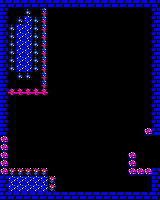

This game map was drawn from its Tiled (.tmx) file and the tilesets committed beside it. A one-line description and the full map source follow:
An orthogonal 20x25 tile map with 8x8 px tiles, 1 tile layer (Capa de Patrones 1).

<map version="1.2" tiledversion="1.2.4" orientation="orthogonal" renderorder="right-down" width="20" height="25" tilewidth="8" tileheight="8" infinite="0" nextlayerid="2" nextobjectid="1">
 <tileset firstgid="1" source="sp.tsx" />
 <layer id="1" name="Capa de Patrones 1" width="20" height="25">
  <data encoding="csv">
17,17,17,17,17,17,17,17,17,17,17,17,17,17,17,17,17,17,17,17,
17,1,1,50,1,2,1,1,1,1,1,1,1,1,1,1,1,1,1,16,
17,1,50,28,50,2,1,1,1,1,1,1,1,1,1,1,1,1,1,16,
17,50,28,28,50,2,1,1,1,1,1,1,1,1,1,1,1,1,1,16,
17,50,28,28,50,2,1,1,1,1,1,1,1,1,1,1,1,1,1,16,
17,50,28,28,50,2,1,1,1,1,1,1,1,1,1,1,1,1,1,16,
17,50,28,28,50,2,1,1,1,1,1,1,1,1,1,1,1,1,1,16,
17,50,28,28,50,2,1,1,1,1,1,1,1,1,1,1,1,1,1,16,
17,50,28,28,50,2,1,1,1,1,1,1,1,1,1,1,1,1,1,16,
17,1,50,50,1,2,1,1,1,1,1,1,1,1,1,1,1,1,1,16,
17,1,1,1,1,2,1,1,1,1,1,1,1,1,1,1,1,1,1,16,
17,4,4,4,4,4,1,1,1,1,1,1,1,1,1,1,1,1,1,16,
17,1,1,1,1,1,1,1,1,1,1,1,1,1,1,1,1,1,1,16,
17,1,1,1,1,1,1,1,1,1,1,1,1,1,1,1,1,1,1,16,
17,1,1,1,1,1,1,1,1,1,1,1,1,1,1,1,1,1,1,16,
17,1,1,1,1,1,1,1,1,1,1,1,1,1,1,1,1,1,1,16,
17,1,1,1,1,1,1,1,1,1,1,1,1,1,1,1,1,1,38,16,
38,1,1,1,1,1,1,1,1,1,1,1,1,1,1,1,1,1,1,1,
38,1,1,1,1,1,1,1,1,1,1,1,1,1,1,1,1,1,1,1,
38,1,1,1,1,1,1,1,1,1,1,1,1,1,1,1,38,1,1,1,
38,1,1,1,1,1,1,1,1,1,1,1,1,1,1,1,38,1,1,1,
38,9,9,9,9,9,1,1,1,1,1,1,1,1,1,1,38,38,38,17,
17,28,28,28,28,28,9,1,1,1,1,1,1,1,1,1,1,1,1,17,
17,28,28,28,28,28,9,1,1,1,1,1,1,1,1,1,1,1,1,17,
17,17,17,17,17,17,17,17,17,17,17,17,17,17,17,17,17,17,17,17
</data>
 </layer>
</map>
